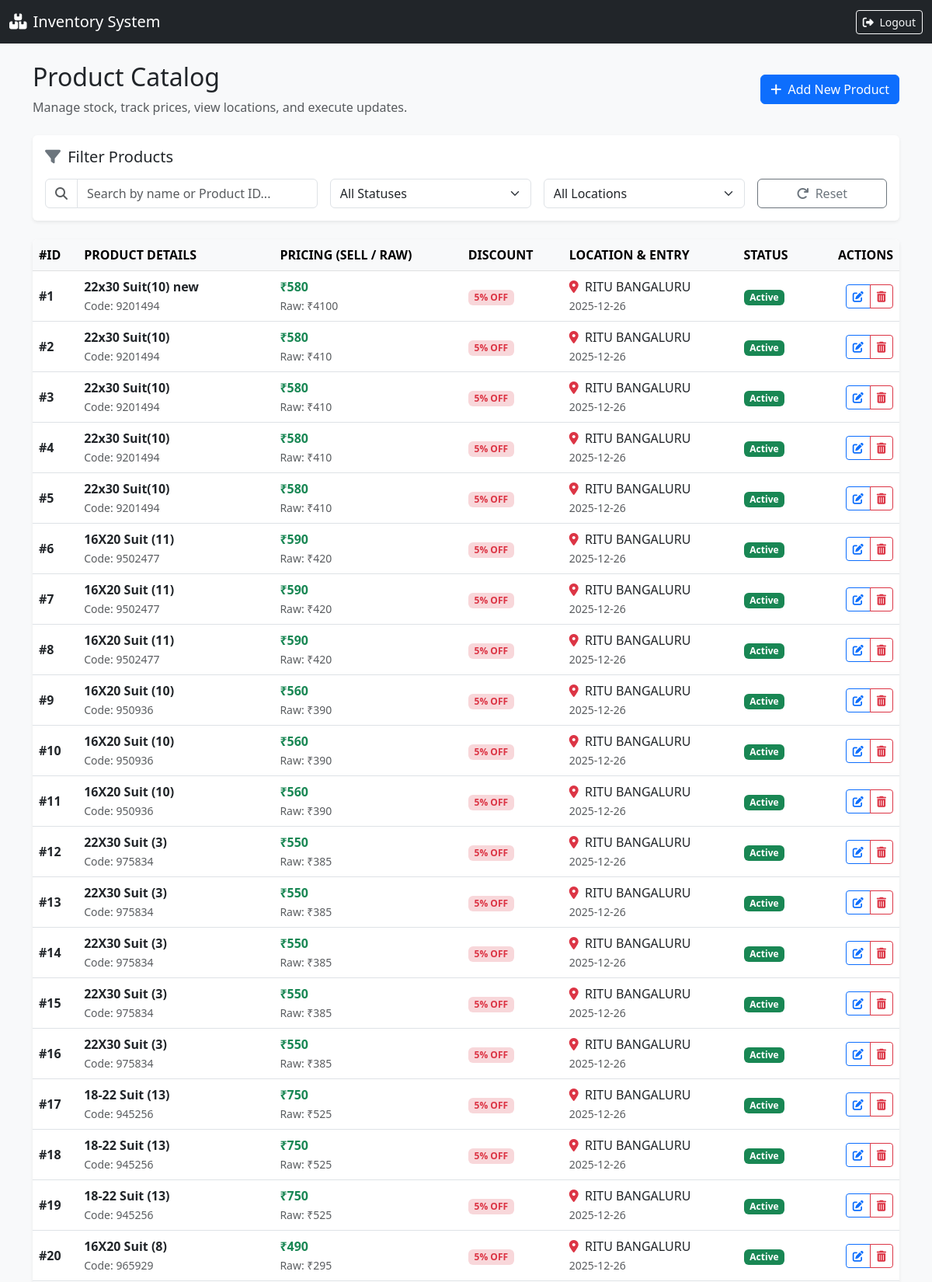
The page /product_page (signed in, upper part) on the database its author committed.
### app.py (models this page shows, shortened)
class Product(db.Model) :
    id = db.Column(db.Integer,primary_key=True)
    billing_id = db.Column(db.Integer, db.ForeignKey('billing.id'), nullable=True)
    product_name = db.Column(db.String(100))
    product_id = db.Column(db.String(100), nullable=True)
    product_selling_amount = db.Column(db.Integer)
    product_raw_amount = db.Column(db.Integer,nullable=True)
    backup_product_selling_amount = db.Column(db.Integer, nullable=True,default=None)  # New field to store the original selling amount for discount restoration
    backup_product_raw_amount = db.Column(db.Integer, default=None,nullable=True)  # New field to store the original raw amount for discount restoration
    discount = db.Column(db.Integer,nullable=True)
    product_location = db.Column(db.String(100),nullable=True,default=None)
    product_entry_date = db.Column(db.String(100),nullable=True)
    product_exit_date = db.Column(db.DateTime, default=None,nullable=True)
    customer_phone_number = db.Column(db.String(10), db.ForeignKey('customer.customer_phone_number'), default=None, nullable=True)
    status = db.Column(db.String(20), default='active')  # active, sold, expired, etc.

### app.py (the view)
@app.route('/product_page')
@login_required
def product_page() :
    product = Product.query.all()
    return render_template('product_page.html', product=product)

### app.py (called while the page is built)
@login_manager.user_loader
def load_user(user_id):
    uid = int(user_id)
    user = User.query.get(uid)
    if user:
        return user
    shop_dealer = ShopDealer.query.get(uid)
    if shop_dealer:
        return shop_dealer
    return None

### templates/product_page.html (shortened to what this page needs)
<!DOCTYPE html>
<html lang="en">
<head>
    <link href="https://cdn.jsdelivr.net/npm/bootstrap@5.3.0/dist/css/bootstrap.min.css" rel="stylesheet">
    <link href="https://cdnjs.cloudflare.com/ajax/libs/font-awesome/6.4.0/css/all.min.css" rel="stylesheet">
</head>
<body>
    <nav class="navbar navbar-expand-lg navbar-dark bg-dark mb-4">
        <div class="container-fluid">
            <a class="navbar-brand" href="#"><i class="fas fa-boxes-stacked me-2"></i>Inventory System</a>
            <div class="d-flex">
                <a href="/logout" class="btn btn-outline-light btn-sm"><i class="fas fa-sign-out-alt me-1"></i> Logout</a>
            </div>
        </div>
    </nav>
    <div class="container my-4">
        <div class="d-flex justify-content-between align-items-center mb-4 flex-wrap gap-2">
            <div>
                <h2>Product Catalog</h2>
                <p class="text-muted mb-0">Manage stock, track prices, view locations, and execute updates.</p>
            </div>
            <a href="#" class="btn btn-primary"><i class="fas fa-plus me-1"></i> Add New Product</a>
        </div>
        <div class="card p-3 mb-4">
            <h5 class="card-title mb-3"><i class="fas fa-filter me-1 text-secondary"></i> Filter Products</h5>
            <div class="row g-3 filter-container">
                <div class="col-md-4">
                    <div class="input-group">
                        <span class="input-group-text bg-white"><i class="fas fa-search text-muted"></i></span>
                        <input type="text" id="searchInput" class="form-control" placeholder="Search by name or Product ID...">
                    </div>
                </div>
                <div class="col-md-3">
                    <select id="statusFilter" class="form-select">
                        <option value="">All Statuses</option>
                    </select>
                </div>
                <div class="col-md-3">
                    <select id="locationFilter" class="form-select">
                        <option value="">All Locations</option>
                    </select>
                </div>
                <div class="col-md-2 d-grid">
                    <button class="btn btn-outline-secondary" id="resetFilters"><i class="fas fa-redo me-1"></i> Reset</button>
                </div>
            </div>
        </div>
        <div class="card shadow-sm">
            <div class="card-body p-0">
                <div class="table-responsive">
                    <table class="table table-hover align-middle mb-0" id="productTable">
                        <thead class="table-light text-uppercase fs-7">
                            <tr>
                                <th>#ID</th>
                                <th>Product Details</th>
                                <th>Pricing (Sell / Raw)</th>
                                <th>Discount</th>
                                <th>Location & Entry</th>
                                <th>Status</th>
                                <th class="text-end">Actions</th>
                            </tr>
                        </thead>
                        <tbody>
                            {% for item in product %}
                            <tr data-name="{{ item.product_name | lower }}"
                                data-id="{{ item.product_id | lower }}"
                                data-status="{{ item.status | lower }}"
                                data-location="{{ item.product_location | default('') | lower }}">
                                <td><strong>#{{ item.id }}</strong></td>
                                <td>
                                    <div class="fw-bold text-dark">{{ item.product_name }}</div>
                                    <small class="text-muted">Code: {{ item.product_id or 'N/A' }}</small>
                                </td>
                                <td>
                                    <div><span class="text-success fw-bold">₹{{ item.product_selling_amount }}</span></div>
                                    {% if item.product_raw_amount %}
                                        <small class="text-muted">Raw: ₹{{ item.product_raw_amount }}</small>
                                    {% endif %}
                                </td>
                                <td>
                                    {% if item.discount %}
                                        <span class="badge bg-danger-subtle text-danger">{{ item.discount }}% OFF</span>
                                    {% else %}
                                        <span class="text-muted small">None</span>
                                    {% endif %}
                                </td>
                                <td>
                                    <div><i class="fas fa-map-marker-alt text-danger me-1"></i> {{ item.product_location or 'Unassigned' }}</div>
                                    <small class="text-muted">{{ item.product_entry_date or 'N/A' }}</small>
                                </td>
                                <td>
                                    {% if item.status == 'active' %}
                                        <span class="badge bg-success">Active</span>
                                    {% elif item.status == 'sold' %}
                                        <span class="badge bg-secondary">Sold</span>
                                    {% else %}
                                        <span class="badge bg-warning text-dark">{{ item.status | capitalize }}</span>
                                    {% endif %}
                                </td>
                                <td class="text-end">
                                    <div class="btn-group btn-group-sm">
                                        <a href="/edit_product/{{ item.id }}" class="btn btn-outline-primary" title="Edit Product">
                                            <i class="fas fa-edit"></i>
                                        </a>
                                        <button type="button" class="btn btn-outline-danger" title="Delete Product" onclick="confirmDelete('{{ item.id }}', '{{ item.product_name }}')">
                                            <i class="fas fa-trash-alt"></i>
                                        </button>
                                    </div>
                                </td>
                            </tr>
                            {% endfor %}
                        </tbody>
                    </table>
                </div>
            </div>
        </div>
    </div>
</body>
</html>

### templates/product_page.html (style rules this page uses)
body { background-color: #f8f9fa; }
.card { border: none; box-shadow: 0 0.125rem 0.25rem rgba(0, 0, 0, 0.075); }
.table-responsive { background: white; border-radius: 0.375rem; }

### rows shown on the page
Product: id "1", product_name "22x30 Suit(10) new", product "9201494", product_selling_amount "580", product_raw_amount "4100", discount "5", product_location "RITU BANGALURU", product_entry_date "2025-12-26", status "Active"
Product: id "2", product_name "22x30 Suit(10)", product "9201494", product_selling_amount "580", product_raw_amount "410", discount "5", product_location "RITU BANGALURU", product_entry_date "2025-12-26", status "Active"
Product: id "3", product_name "22x30 Suit(10)", product "9201494", product_selling_amount "580", product_raw_amount "410", discount "5", product_location "RITU BANGALURU", product_entry_date "2025-12-26", status "Active"
Product: id "4", product_name "22x30 Suit(10)", product "9201494", product_selling_amount "580", product_raw_amount "410", discount "5", product_location "RITU BANGALURU", product_entry_date "2025-12-26", status "Active"
Product: id "5", product_name "22x30 Suit(10)", product "9201494", product_selling_amount "580", product_raw_amount "410", discount "5", product_location "RITU BANGALURU", product_entry_date "2025-12-26", status "Active"
Product: id "6", product_name "16X20 Suit (11)", product "9502477", product_selling_amount "590", product_raw_amount "420", discount "5", product_location "RITU BANGALURU", product_entry_date "2025-12-26", status "Active"
Product: id "7", product_name "16X20 Suit (11)", product "9502477", product_selling_amount "590", product_raw_amount "420", discount "5", product_location "RITU BANGALURU", product_entry_date "2025-12-26", status "Active"
Product: id "8", product_name "16X20 Suit (11)", product "9502477", product_selling_amount "590", product_raw_amount "420", discount "5", product_location "RITU BANGALURU", product_entry_date "2025-12-26", status "Active"
Product: id "9", product_name "16X20 Suit (10)", product "950936", product_selling_amount "560", product_raw_amount "390", discount "5", product_location "RITU BANGALURU", product_entry_date "2025-12-26", status "Active"
Product: id "10", product_name "16X20 Suit (10)", product "950936", product_selling_amount "560", product_raw_amount "390", discount "5", product_location "RITU BANGALURU", product_entry_date "2025-12-26", status "Active"
Product: id "11", product_name "16X20 Suit (10)", product "950936", product_selling_amount "560", product_raw_amount "390", discount "5", product_location "RITU BANGALURU", product_entry_date "2025-12-26", status "Active"
Product: id "12", product_name "22X30 Suit (3)", product "975834", product_selling_amount "550", product_raw_amount "385", discount "5", product_location "RITU BANGALURU", product_entry_date "2025-12-26", status "Active"
Product: id "13", product_name "22X30 Suit (3)", product "975834", product_selling_amount "550", product_raw_amount "385", discount "5", product_location "RITU BANGALURU", product_entry_date "2025-12-26", status "Active"
Product: id "14", product_name "22X30 Suit (3)", product "975834", product_selling_amount "550", product_raw_amount "385", discount "5", product_location "RITU BANGALURU", product_entry_date "2025-12-26", status "Active"
Product: id "15", product_name "22X30 Suit (3)", product "975834", product_selling_amount "550", product_raw_amount "385", discount "5", product_location "RITU BANGALURU", product_entry_date "2025-12-26", status "Active"
Product: id "16", product_name "22X30 Suit (3)", product "975834", product_selling_amount "550", product_raw_amount "385", discount "5", product_location "RITU BANGALURU", product_entry_date "2025-12-26", status "Active"
Product: id "17", product_name "18-22 Suit (13)", product "945256", product_selling_amount "750", product_raw_amount "525", discount "5", product_location "RITU BANGALURU", product_entry_date "2025-12-26", status "Active"
Product: id "18", product_name "18-22 Suit (13)", product "945256", product_selling_amount "750", product_raw_amount "525", discount "5", product_location "RITU BANGALURU", product_entry_date "2025-12-26", status "Active"
Product: id "19", product_name "18-22 Suit (13)", product "945256", product_selling_amount "750", product_raw_amount "525", discount "5", product_location "RITU BANGALURU", product_entry_date "2025-12-26", status "Active"
Product: id "20", product_name "16X20 Suit (8)", product "965929", product_selling_amount "490", product_raw_amount "295", discount "5", product_location "RITU BANGALURU", product_entry_date "2025-12-26", status "Active"
